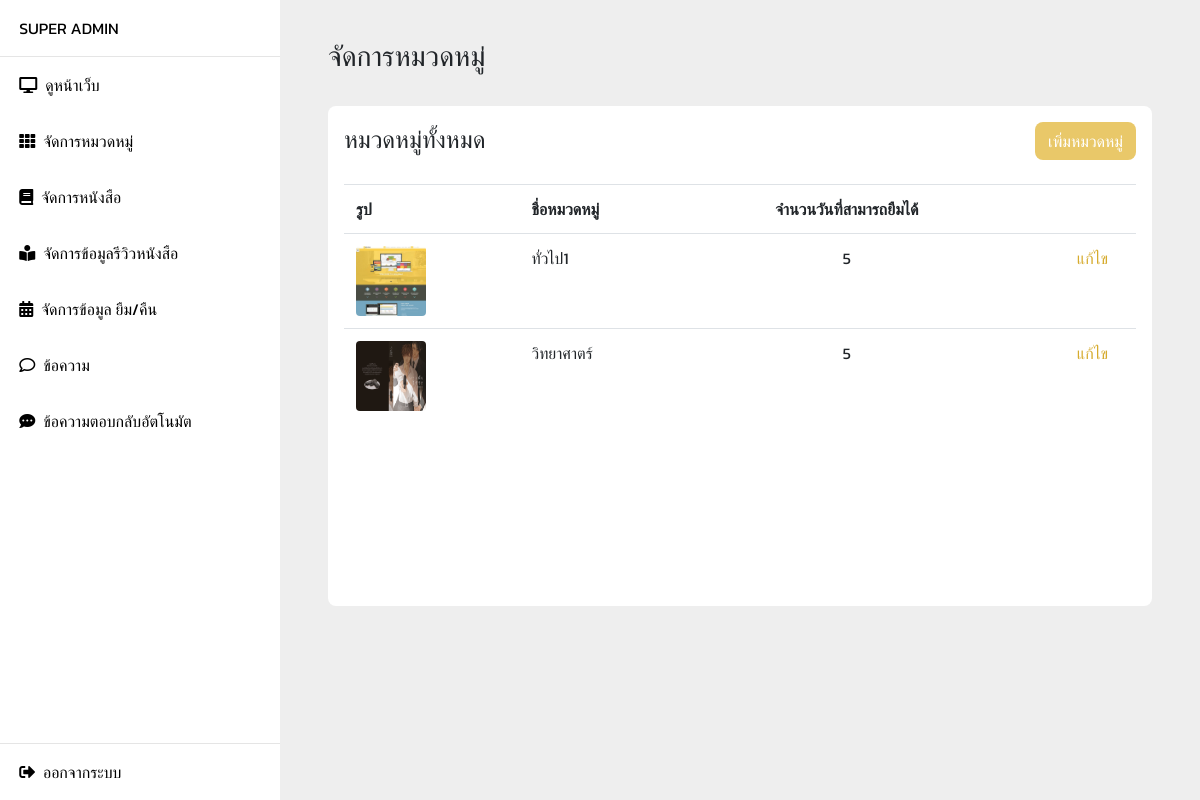
Screenshot of /manage_catergory.php (signed in) with the database file from the repository.
### tables this page shows
CREATE TABLE `catergory` (
  `id_cate` int(11) NOT NULL,
  `name_cate` text NOT NULL,
  `date_borrow` int(11) NOT NULL,
  `image` text NOT NULL
);

### manage_catergory.php (the view, shortened to what this page needs)
<!DOCTYPE html>
<html lang="en">
  <head>
  </head>
  <body>
      <?php include 'component/slide_nav.php' ?>
      <div class="layout">
        <div class="container pl-5 pr-5 pb-3">
           <div class="row pb-4">
             <div class="col-12">
               <h3>จัดการหมวดหมู่</h3>
             </div>
           </div>
           <div class="row">
             <div class="col-12">
               <div class="box-manage">
               <div class="d-flex justify-content-between align-items-center">
                <h4 class="m-0">หมวดหมู่ทั้งหมด</h4>
                <button type="button" class="btn btn-book" data-toggle="modal" data-target="#myModal">
                    เพิ่มหมวดหมู่
                </button>
               </div>
                  <table class="table w-100 mt-4">
                    <tr>
                      <th>รูป</th>
                      <th>ชื่อหมวดหมู่</th>
                      <th class="text-center">จำนวนวันที่สามารถยืมได้</th>
                      <th></th>
                    </tr>
                    <?php
                    include "function/db_config.php";
                    $query = "SELECT * FROM catergory" or die("Error:" . mysqli_error());
                    $result2 = mysqli_query($conn, $query);
                    while($row = mysqli_fetch_array($result2)) {
                      echo "<tr>";
                      echo "<td><img src='/bookview/upload/{$row['image']}' class='rounded img-cate' alt='Cinque Terre'  /> </td>";
                      echo "<td>{$row['name_cate']}</td>";
                      echo "<td class='text-center'>{$row['date_borrow']}</td>";
                      echo "<td class='text-right'><a class='text-book-y-b mr-3' href='/bookview/edit_catergory.php?cate={$row['id_cate']}'>แก้ไข</a></td>";
                      echo "</tr>";
                    }
                    ?>
                  </table>
               </div>
             </div>
           </div>
        </div>
      </div>
  </body>
</html>

### css/bookview.css (style rules this page uses)
body { font-family: 'Kanit', sans-serif; }
a { color: #000; }
.btn-book { background-color: #E9C869; color: #fff; border-radius: 8px; }
.text-book-y-b { color: #d6ab2e; }
img { display: inline; margin: 0 auto; height: 100%; width: auto; }
.layout { background-color: #eeeeee; padding-left: 280px; padding-top: 2.5rem; min-height: 100vh; width: 100%; }
.box-manage { background-color: #fff; border-radius: 8px; width: 100%; min-height: 500px; padding: 1rem; }
.img-cate { width: 70px; height: 70px; }

### rows the page displays
catergory: image (picture), name_cate "ทั่วไป1", date_borrow "5"
catergory: image (picture), name_cate "วิทยาศาตร์", date_borrow "5"

### other values shown
$_SESSION['name'] "SUPER ADMIN"
